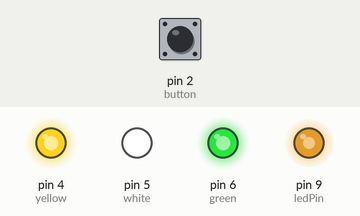
A sketch run on a simulated Arduino Uno, built with avr-gcc and run on an emulated ATmega328P. Parts: output pins drawn as LEDs (lit = HIGH). Inputs (shaded band) come from the test bench; at power-on: pin 2 (button) LOW.

Above: at 1.2 s.
1.3 s: pin 2 (button) pulled HIGH for 0.15 s
At 1.71 s:
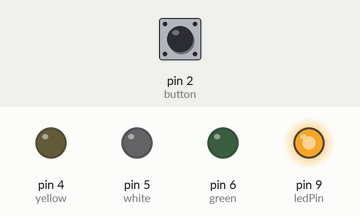
At 2.34 s:
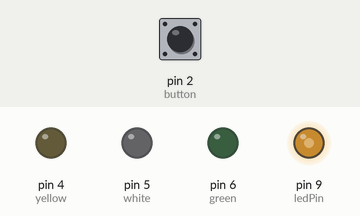
4.3 s: pin 2 (button) pulled HIGH for 1 s
At 5.76 s:
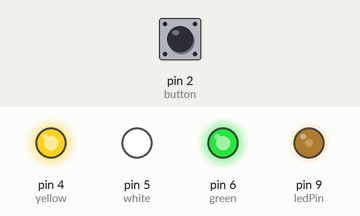
Timing chart, 0 to 13.4 s (numbered marks = the images above; inputs shaded):
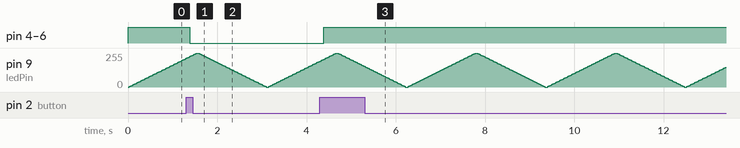

The sketch:

AssignmentFade.ino
```cpp
const int ledPin = 9; //red LED connected to digital pin 9 for fade
const int yellow = 4; // yellow LED connected to digital pin 4
const int white = 5; // white LED connected to digital pin 5
const int green = 6; // green LED connected to digital pin 6
const int button = 2; // button connected to digital pin 2


int ledState = HIGH;        // the current state of the output pin
int buttonState;            // the current reading from the input pin
int lastButtonState = LOW;  // the previous reading from the input pin

unsigned long lastDebounceTime = 0;  // the last time the output pin was toggled
unsigned long debounceDelay = 50;    // the debounce time; increase if the output flickers

void setup() {
  //
  pinMode(button, INPUT); //initialize the button pin as an input
  pinMode(ledPin, OUTPUT); // initialize the ledPin pin as an output
   pinMode(yellow, OUTPUT); // initialize the yellow pin as an output
    pinMode(green, OUTPUT); // initialize the green pin as an output
     pinMode(white, OUTPUT); // initialize the white pin as an output

  digitalWrite(ledPin, ledState); // set the ledPin to ledState
   digitalWrite(yellow, ledState); // set the yellow to ledState
    digitalWrite(green, ledState); // set the green to ledState
     digitalWrite(white, ledState); // set the white to ledState


}
// loop for fading the ledPin with PMW
void loop(){
  //fade the brightness from 0 to 255 with 30ms delay
for (int fadeValue = 0; fadeValue <= 255; fadeValue += 5) {
       analogWrite(ledPin, fadeValue);
      buttonLoop (); // run the buttonLoop
       delay(30);
     }
    // //fade the brightness from 255 to 0 with 30ms delay
     for (int fadeValue = 255; fadeValue >= 0; fadeValue -=5) {

       analogWrite(ledPin, fadeValue);
        buttonLoop (); //run the buttonLoop
       delay (30);
     }

}
// loop for the button connected to 3 LEDs
void buttonLoop() {

 int reading = digitalRead(button); // // read the state of the switch into a local variable:

 if (reading != lastButtonState) { // // If the switch changed, due to noise or pressing:
    // reset the debouncing timer
    lastDebounceTime = millis(); //reset the debouncing timer
  }
  if ((millis() - lastDebounceTime) > debounceDelay) { // // whatever the reading is at, it's been there for longer than the debounce
    // delay, so take it as the actual current state:

    if (reading != buttonState) { // if the button state has changed
      buttonState = reading;

       if (buttonState == HIGH) { // toggle the ledPin if the new button state is HIGH
        ledState = !ledState;
      }
    }
  }


     // set the LEDs
    digitalWrite(yellow, ledState);
      digitalWrite(green, ledState);
        digitalWrite(white, ledState);

  lastButtonState = reading; //save the reading. Next time through the loop, it'll be the lastButtonState
}
```

Measured:
- after the input at 1.3 s, pin 4 (yellow), pin 5 (white), pin 6 (green): HIGH → LOW after 0.08 s
- after the input at 4.3 s, pin 4 (yellow), pin 5 (white), pin 6 (green): LOW → HIGH after 0.08 s
